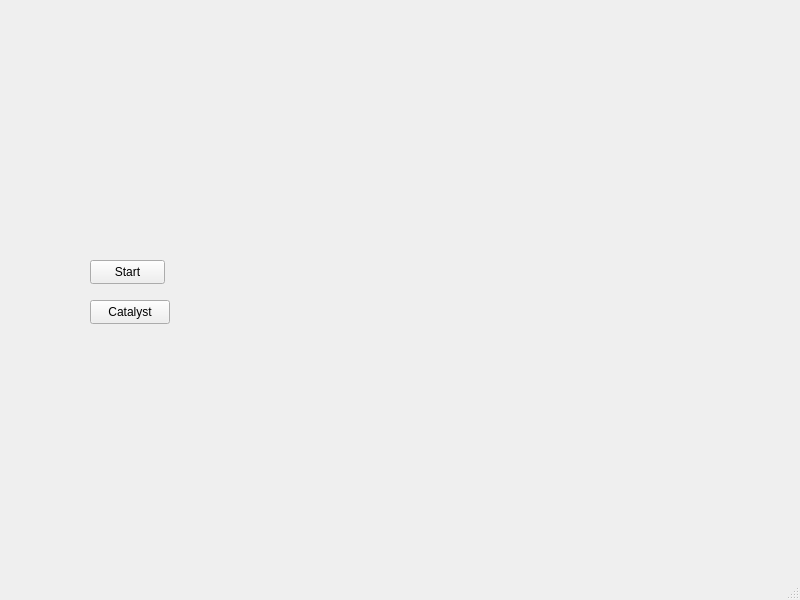
<?xml version="1.0" encoding="UTF-8"?>
<ui version="4.0">
 <class>MainWindow</class>
 <widget class="QMainWindow" name="MainWindow">
  <property name="geometry">
   <rect>
    <x>0</x>
    <y>0</y>
    <width>800</width>
    <height>600</height>
   </rect>
  </property>
  <property name="windowTitle">
   <string>MainWindow</string>
  </property>
  <widget class="QWidget" name="centralwidget">
   <widget class="GameView" name="gameView" native="true">
    <property name="geometry">
     <rect>
      <x>210</x>
      <y>50</y>
      <width>350</width>
      <height>450</height>
     </rect>
    </property>
   </widget>
   <widget class="QPushButton" name="startButton">
    <property name="geometry">
     <rect>
      <x>90</x>
      <y>260</y>
      <width>75</width>
      <height>24</height>
     </rect>
    </property>
    <property name="text">
     <string>Start</string>
    </property>
   </widget>
   <widget class="QPushButton" name="catalystButton">
    <property name="geometry">
     <rect>
      <x>90</x>
      <y>300</y>
      <width>80</width>
      <height>24</height>
     </rect>
    </property>
    <property name="text">
     <string>Catalyst</string>
    </property>
   </widget>
  </widget>
  <widget class="QMenuBar" name="menubar">
   <property name="geometry">
    <rect>
     <x>0</x>
     <y>0</y>
     <width>800</width>
     <height>21</height>
    </rect>
   </property>
  </widget>
  <widget class="QStatusBar" name="statusbar"/>
 </widget>
 <customwidgets>
  <customwidget>
   <class>GameView</class>
   <extends>QWidget</extends>
   <header>gameview.h</header>
   <container>1</container>
  </customwidget>
 </customwidgets>
 <resources/>
 <connections/>
</ui>
